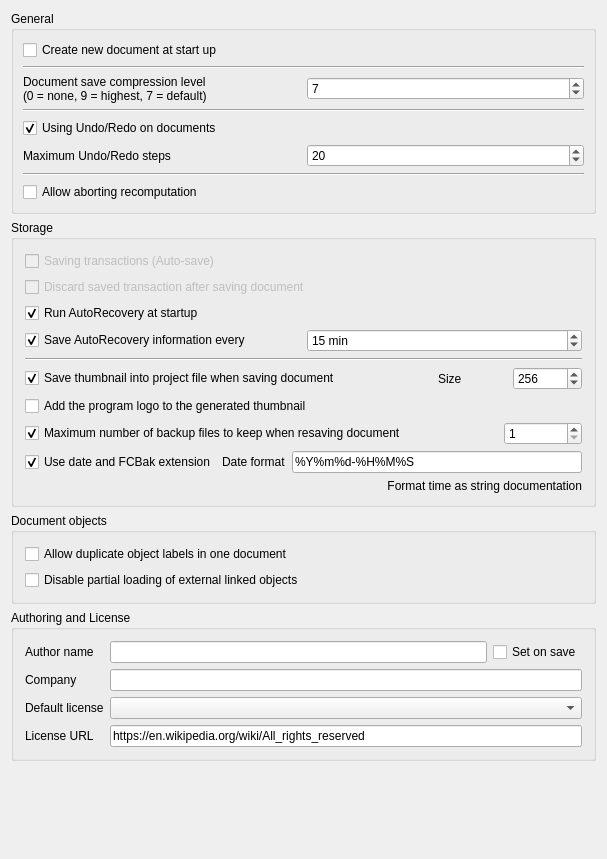
<?xml version="1.0" encoding="UTF-8"?>
<ui version="4.0">
 <class>Gui::Dialog::DlgSettingsDocument</class>
 <widget class="QWidget" name="Gui::Dialog::DlgSettingsDocument">
  <property name="geometry">
   <rect>
    <x>0</x>
    <y>0</y>
    <width>607</width>
    <height>859</height>
   </rect>
  </property>
  <property name="windowTitle">
   <string>Document</string>
  </property>
  <layout class="QGridLayout" name="gridLayout_3">
   <item row="0" column="0">
    <widget class="QGroupBox" name="GroupBox5">
     <property name="title">
      <string>General</string>
     </property>
     <layout class="QGridLayout" name="gridLayout_4">
      <property name="leftMargin">
       <number>9</number>
      </property>
      <property name="topMargin">
       <number>9</number>
      </property>
      <property name="rightMargin">
       <number>9</number>
      </property>
      <property name="bottomMargin">
       <number>9</number>
      </property>
      <property name="spacing">
       <number>6</number>
      </property>
      <item row="0" column="0">
       <widget class="Gui::PrefCheckBox" name="prefCheckNewDoc">
        <property name="toolTip">
         <string>The application will create a new document when started</string>
        </property>
        <property name="text">
         <string>Create new document at start up</string>
        </property>
        <property name="checked">
         <bool>false</bool>
        </property>
        <property name="prefEntry" stdset="0">
         <cstring>CreateNewDoc</cstring>
        </property>
        <property name="prefPath" stdset="0">
         <cstring>Document</cstring>
        </property>
       </widget>
      </item>
      <item row="1" column="0">
       <widget class="Line" name="line1">
        <property name="frameShape">
         <enum>QFrame::HLine</enum>
        </property>
        <property name="frameShadow">
         <enum>QFrame::Sunken</enum>
        </property>
        <property name="orientation">
         <enum>Qt::Horizontal</enum>
        </property>
       </widget>
      </item>
      <item row="2" column="0">
       <layout class="QHBoxLayout">
        <property name="spacing">
         <number>6</number>
        </property>
        <property name="leftMargin">
         <number>0</number>
        </property>
        <property name="topMargin">
         <number>0</number>
        </property>
        <property name="rightMargin">
         <number>0</number>
        </property>
        <property name="bottomMargin">
         <number>0</number>
        </property>
        <item>
         <widget class="QLabel" name="textLabel1">
          <property name="text">
           <string>Document save compression level
(0 = none, 9 = highest, 7 = default)</string>
          </property>
         </widget>
        </item>
        <item>
         <widget class="Gui::PrefSpinBox" name="prefCompression">
          <property name="toolTip">
           <string>Compression level for FCStd files</string>
          </property>
          <property name="value">
           <number>7</number>
          </property>
          <property name="prefEntry" stdset="0">
           <cstring>CompressionLevel</cstring>
          </property>
          <property name="prefPath" stdset="0">
           <cstring>Document</cstring>
          </property>
         </widget>
        </item>
       </layout>
      </item>
      <item row="3" column="0">
       <widget class="Line" name="line1_2">
        <property name="frameShape">
         <enum>QFrame::HLine</enum>
        </property>
        <property name="frameShadow">
         <enum>QFrame::Sunken</enum>
        </property>
        <property name="orientation">
         <enum>Qt::Horizontal</enum>
        </property>
       </widget>
      </item>
      <item row="4" column="0">
       <widget class="Gui::PrefCheckBox" name="prefUndoRedo">
        <property name="toolTip">
         <string>All changes in documents are stored so that they can be undone/redone</string>
        </property>
        <property name="text">
         <string>Using Undo/Redo on documents</string>
        </property>
        <property name="checked">
         <bool>true</bool>
        </property>
        <property name="prefEntry" stdset="0">
         <cstring>UsingUndo</cstring>
        </property>
        <property name="prefPath" stdset="0">
         <cstring>Document</cstring>
        </property>
       </widget>
      </item>
      <item row="5" column="0">
       <layout class="QHBoxLayout">
        <property name="spacing">
         <number>6</number>
        </property>
        <property name="leftMargin">
         <number>0</number>
        </property>
        <property name="topMargin">
         <number>0</number>
        </property>
        <property name="rightMargin">
         <number>0</number>
        </property>
        <property name="bottomMargin">
         <number>0</number>
        </property>
        <item>
         <widget class="QLabel" name="textLabel1_2">
          <property name="text">
           <string>Maximum Undo/Redo steps</string>
          </property>
         </widget>
        </item>
        <item>
         <widget class="Gui::PrefSpinBox" name="prefUndoRedoSize">
          <property name="toolTip">
           <string>How many Undo/Redo steps should be recorded</string>
          </property>
          <property name="value">
           <number>20</number>
          </property>
          <property name="prefEntry" stdset="0">
           <cstring>MaxUndoSize</cstring>
          </property>
          <property name="prefPath" stdset="0">
           <cstring>Document</cstring>
          </property>
         </widget>
        </item>
       </layout>
      </item>
      <item row="6" column="0">
       <widget class="Line" name="line">
        <property name="orientation">
         <enum>Qt::Horizontal</enum>
        </property>
       </widget>
      </item>
      <item row="7" column="0">
       <widget class="Gui::PrefCheckBox" name="prefCanAbortRecompute">
        <property name="toolTip">
         <string>Allow user aborting document recomputation by pressing ESC.
This feature may slightly increase recomputation time.</string>
        </property>
        <property name="text">
         <string>Allow aborting recomputation</string>
        </property>
        <property name="prefEntry" stdset="0">
         <cstring>CanAbortRecompute</cstring>
        </property>
        <property name="prefPath" stdset="0">
         <cstring>Document</cstring>
        </property>
       </widget>
      </item>
     </layout>
    </widget>
   </item>
   <item row="1" column="0">
    <widget class="QGroupBox" name="groupBox">
     <property name="title">
      <string>Storage</string>
     </property>
     <layout class="QGridLayout" name="gridLayout_2">
      <item row="7" column="0">
       <layout class="QHBoxLayout">
        <property name="spacing">
         <number>6</number>
        </property>
        <property name="leftMargin">
         <number>0</number>
        </property>
        <property name="topMargin">
         <number>0</number>
        </property>
        <property name="rightMargin">
         <number>0</number>
        </property>
        <property name="bottomMargin">
         <number>0</number>
        </property>
        <item>
         <widget class="Gui::PrefCheckBox" name="prefSaveBackupFiles">
          <property name="toolTip">
           <string>How many backup files will be kept when saving document</string>
          </property>
          <property name="text">
           <string>Maximum number of backup files to keep when resaving document</string>
          </property>
          <property name="checked">
           <bool>true</bool>
          </property>
          <property name="prefEntry" stdset="0">
           <cstring>CreateBackupFiles</cstring>
          </property>
          <property name="prefPath" stdset="0">
           <cstring>Document</cstring>
          </property>
         </widget>
        </item>
        <item>
         <spacer>
          <property name="orientation">
           <enum>Qt::Horizontal</enum>
          </property>
          <property name="sizeType">
           <enum>QSizePolicy::Maximum</enum>
          </property>
          <property name="sizeHint" stdset="0">
           <size>
            <width>91</width>
            <height>20</height>
           </size>
          </property>
         </spacer>
        </item>
        <item>
         <widget class="Gui::PrefSpinBox" name="prefCountBackupFiles">
          <property name="minimum">
           <number>1</number>
          </property>
          <property name="prefEntry" stdset="0">
           <cstring>CountBackupFiles</cstring>
          </property>
          <property name="prefPath" stdset="0">
           <cstring>Document</cstring>
          </property>
         </widget>
        </item>
       </layout>
      </item>
      <item row="2" column="0">
       <widget class="Gui::PrefCheckBox" name="prefRecovery">
        <property name="toolTip">
         <string>If there is a recovery file available the application will
automatically run a file recovery when it is started.</string>
        </property>
        <property name="text">
         <string>Run AutoRecovery at startup</string>
        </property>
        <property name="checked">
         <bool>true</bool>
        </property>
        <property name="prefEntry" stdset="0">
         <cstring>RecoveryEnabled</cstring>
        </property>
        <property name="prefPath" stdset="0">
         <cstring>Document</cstring>
        </property>
       </widget>
      </item>
      <item row="0" column="0">
       <widget class="Gui::PrefCheckBox" name="prefSaveTransaction">
        <property name="enabled">
         <bool>false</bool>
        </property>
        <property name="text">
         <string>Saving transactions (Auto-save)</string>
        </property>
        <property name="prefEntry" stdset="0">
         <cstring>SaveTransactions</cstring>
        </property>
        <property name="prefPath" stdset="0">
         <cstring>Document</cstring>
        </property>
       </widget>
      </item>
      <item row="4" column="0">
       <widget class="Line" name="line1_2_3">
        <property name="frameShape">
         <enum>QFrame::HLine</enum>
        </property>
        <property name="frameShadow">
         <enum>QFrame::Sunken</enum>
        </property>
        <property name="orientation">
         <enum>Qt::Horizontal</enum>
        </property>
       </widget>
      </item>
      <item row="5" column="0">
       <layout class="QHBoxLayout" name="horizontalLayout_3">
        <property name="leftMargin">
         <number>0</number>
        </property>
        <property name="topMargin">
         <number>0</number>
        </property>
        <item>
         <widget class="Gui::PrefCheckBox" name="prefSaveThumbnail">
          <property name="toolTip">
           <string>A thumbnail will be stored when document is saved</string>
          </property>
          <property name="text">
           <string>Save thumbnail into project file when saving document</string>
          </property>
          <property name="checked">
           <bool>true</bool>
          </property>
          <property name="prefEntry" stdset="0">
           <cstring>SaveThumbnail</cstring>
          </property>
          <property name="prefPath" stdset="0">
           <cstring>Document</cstring>
          </property>
         </widget>
        </item>
        <item>
         <spacer>
          <property name="orientation">
           <enum>Qt::Horizontal</enum>
          </property>
          <property name="sizeType">
           <enum>QSizePolicy::Maximum</enum>
          </property>
          <property name="sizeHint" stdset="0">
           <size>
            <width>91</width>
            <height>20</height>
           </size>
          </property>
         </spacer>
        </item>
        <item>
         <widget class="QLabel" name="label_6">
          <property name="text">
           <string>Size</string>
          </property>
         </widget>
        </item>
        <item>
         <widget class="Gui::PrefSpinBox" name="prefThumbnailSize">
          <property name="toolTip">
           <string>Sets the size of the thumbnail that is stored in the document.
Common sizes are 128, 256 and 512</string>
          </property>
          <property name="minimum">
           <number>64</number>
          </property>
          <property name="maximum">
           <number>512</number>
          </property>
          <property name="value">
           <number>256</number>
          </property>
          <property name="prefEntry" stdset="0">
           <cstring>ThumbnailSize</cstring>
          </property>
          <property name="prefPath" stdset="0">
           <cstring>Document</cstring>
          </property>
         </widget>
        </item>
       </layout>
      </item>
      <item row="3" column="0">
       <layout class="QHBoxLayout" name="horizontalLayout">
        <item>
         <widget class="Gui::PrefCheckBox" name="prefAutoSaveEnabled">
          <property name="toolTip">
           <string>How often a recovery file is written</string>
          </property>
          <property name="text">
           <string>Save AutoRecovery information every</string>
          </property>
          <property name="checked">
           <bool>true</bool>
          </property>
          <property name="prefEntry" stdset="0">
           <cstring>AutoSaveEnabled</cstring>
          </property>
          <property name="prefPath" stdset="0">
           <cstring>Document</cstring>
          </property>
         </widget>
        </item>
        <item>
         <widget class="Gui::PrefSpinBox" name="prefAutoSaveTimeout">
          <property name="suffix">
           <string notr="true"> min</string>
          </property>
          <property name="minimum">
           <number>1</number>
          </property>
          <property name="maximum">
           <number>60</number>
          </property>
          <property name="value">
           <number>15</number>
          </property>
          <property name="prefEntry" stdset="0">
           <cstring>AutoSaveTimeout</cstring>
          </property>
          <property name="prefPath" stdset="0">
           <cstring>Document</cstring>
          </property>
         </widget>
        </item>
       </layout>
      </item>
      <item row="8" column="0">
       <layout class="QHBoxLayout">
        <property name="spacing">
         <number>6</number>
        </property>
        <property name="leftMargin">
         <number>0</number>
        </property>
        <property name="topMargin">
         <number>0</number>
        </property>
        <property name="rightMargin">
         <number>0</number>
        </property>
        <property name="bottomMargin">
         <number>0</number>
        </property>
        <item>
         <widget class="Gui::PrefCheckBox" name="prefSaveBackupExtension">
          <property name="toolTip">
           <string>Backup files will get extension '.FCbak' and file names
get date suffix according to the specified format</string>
          </property>
          <property name="text">
           <string>Use date and FCBak extension</string>
          </property>
          <property name="checked">
           <bool>true</bool>
          </property>
          <property name="prefEntry" stdset="0">
           <cstring>UseFCBakExtension</cstring>
          </property>
          <property name="prefPath" stdset="0">
           <cstring>Document</cstring>
          </property>
         </widget>
        </item>
        <item>
         <widget class="QLabel" name="label_5">
          <property name="text">
           <string>Date format</string>
          </property>
         </widget>
        </item>
        <item>
         <widget class="Gui::PrefLineEdit" name="prefSaveBackupDateFormat">
          <property name="text">
           <string notr="true">%Y%m%d-%H%M%S</string>
          </property>
          <property name="prefEntry" stdset="0">
           <cstring>SaveBackupDateFormat</cstring>
          </property>
          <property name="prefPath" stdset="0">
           <cstring>Document</cstring>
          </property>
         </widget>
        </item>
       </layout>
      </item>
      <item row="1" column="0">
       <widget class="Gui::PrefCheckBox" name="prefDiscardTransaction">
        <property name="enabled">
         <bool>false</bool>
        </property>
        <property name="text">
         <string>Discard saved transaction after saving document</string>
        </property>
        <property name="prefEntry" stdset="0">
         <cstring>TransactionsDiscard</cstring>
        </property>
        <property name="prefPath" stdset="0">
         <cstring>Document</cstring>
        </property>
       </widget>
      </item>
      <item row="6" column="0">
       <widget class="Gui::PrefCheckBox" name="prefAddLogo">
        <property name="toolTip">
         <string>The program logo will be added to the thumbnail</string>
        </property>
        <property name="text">
         <string>Add the program logo to the generated thumbnail</string>
        </property>
        <property name="checked">
         <bool>false</bool>
        </property>
        <property name="prefEntry" stdset="0">
         <cstring>AddThumbnailLogo</cstring>
        </property>
        <property name="prefPath" stdset="0">
         <cstring>Document</cstring>
        </property>
       </widget>
      </item>
      <item row="9" column="0">
       <widget class="Gui::UrlLabel" name="urlLabel">
        <property name="text">
         <string>Format time as string documentation</string>
        </property>
        <property name="alignment">
         <set>Qt::AlignRight|Qt::AlignTrailing|Qt::AlignVCenter</set>
        </property>
        <property name="url">
         <string>https://cplusplus.com/reference/ctime/strftime/</string>
        </property>
       </widget>
      </item>
     </layout>
    </widget>
   </item>
   <item row="2" column="0">
    <widget class="QGroupBox" name="groupBox_2">
     <property name="title">
      <string>Document objects</string>
     </property>
     <layout class="QGridLayout" name="gridLayout">
      <item row="0" column="0">
       <widget class="Gui::PrefCheckBox" name="prefDuplicateLabel">
        <property name="toolTip">
         <string>Allow objects to have same label</string>
        </property>
        <property name="text">
         <string>Allow duplicate object labels in one document</string>
        </property>
        <property name="prefEntry" stdset="0">
         <cstring>DuplicateLabels</cstring>
        </property>
        <property name="prefPath" stdset="0">
         <cstring>Document</cstring>
        </property>
       </widget>
      </item>
      <item row="1" column="0">
       <widget class="Gui::PrefCheckBox" name="prefPartialLoading">
        <property name="toolTip">
         <string>Enable partial loading of external linked documents.
Then only referenced objects and their dependencies will be loaded
when a linked document is auto-opened together with the main document.
A partially loaded document cannot be edited. Double click the document
icon in the tree view to fully reload it.</string>
        </property>
        <property name="text">
         <string>Disable partial loading of external linked objects</string>
        </property>
        <property name="prefEntry" stdset="0">
         <cstring>NoPartialLoading</cstring>
        </property>
        <property name="prefPath" stdset="0">
         <cstring>Document</cstring>
        </property>
       </widget>
      </item>
     </layout>
    </widget>
   </item>
   <item row="3" column="0">
    <widget class="QGroupBox" name="groupBox_3">
     <property name="title">
      <string>Authoring and License</string>
     </property>
     <layout class="QGridLayout" name="gridLayout_5">
      <item row="0" column="0">
       <widget class="QLabel" name="label_3">
        <property name="text">
         <string>Author name</string>
        </property>
       </widget>
      </item>
      <item row="0" column="1">
       <widget class="Gui::PrefLineEdit" name="prefAuthor">
        <property name="toolTip">
         <string>All documents that will be created will get the specified author name.
Keep blank for anonymous.
You can also use the form: John Doe &lt;john@doe.com&gt;</string>
        </property>
        <property name="prefEntry" stdset="0">
         <cstring>prefAuthor</cstring>
        </property>
        <property name="prefPath" stdset="0">
         <cstring>Document</cstring>
        </property>
       </widget>
      </item>
      <item row="0" column="2">
       <widget class="Gui::PrefCheckBox" name="prefSetAuthorOnSave">
        <property name="toolTip">
         <string>The field 'Last modified by' will be set to specified author when saving the file</string>
        </property>
        <property name="text">
         <string>Set on save</string>
        </property>
        <property name="prefEntry" stdset="0">
         <cstring>prefSetAuthorOnSave</cstring>
        </property>
        <property name="prefPath" stdset="0">
         <cstring>Document</cstring>
        </property>
       </widget>
      </item>
      <item row="1" column="0">
       <widget class="QLabel" name="label_4">
        <property name="text">
         <string>Company</string>
        </property>
       </widget>
      </item>
      <item row="1" column="1" colspan="2">
       <widget class="Gui::PrefLineEdit" name="prefCompany">
        <property name="toolTip">
         <string>Default company name to use for new files</string>
        </property>
        <property name="prefEntry" stdset="0">
         <cstring>prefCompany</cstring>
        </property>
        <property name="prefPath" stdset="0">
         <cstring>Document</cstring>
        </property>
       </widget>
      </item>
      <item row="2" column="0">
       <widget class="QLabel" name="label">
        <property name="text">
         <string>Default license</string>
        </property>
       </widget>
      </item>
      <item row="2" column="1" colspan="2">
       <widget class="Gui::PrefComboBox" name="prefLicenseType">
        <property name="enabled">
         <bool>true</bool>
        </property>
        <property name="toolTip">
         <string>Default license for new documents</string>
        </property>
        <property name="editable">
         <bool>false</bool>
        </property>
        <property name="prefEntry" stdset="0">
         <cstring>prefLicenseType</cstring>
        </property>
        <property name="prefPath" stdset="0">
         <cstring>Document</cstring>
        </property>
       </widget>
      </item>
      <item row="3" column="0">
       <widget class="QLabel" name="label_2">
        <property name="text">
         <string>License URL</string>
        </property>
       </widget>
      </item>
      <item row="3" column="1" colspan="2">
       <widget class="Gui::PrefLineEdit" name="prefLicenseUrl">
        <property name="toolTip">
         <string>URL describing more about the license</string>
        </property>
        <property name="text">
         <string notr="true">https://en.wikipedia.org/wiki/All_rights_reserved</string>
        </property>
        <property name="readOnly">
         <bool>false</bool>
        </property>
        <property name="prefEntry" stdset="0">
         <cstring>prefLicenseUrl</cstring>
        </property>
        <property name="prefPath" stdset="0">
         <cstring>Document</cstring>
        </property>
       </widget>
      </item>
     </layout>
    </widget>
   </item>
   <item row="4" column="0">
    <spacer>
     <property name="orientation">
      <enum>Qt::Vertical</enum>
     </property>
     <property name="sizeHint" stdset="0">
      <size>
       <width>429</width>
       <height>37</height>
      </size>
     </property>
    </spacer>
   </item>
  </layout>
 </widget>
 <layoutdefault spacing="6" margin="11"/>
 <customwidgets>
  <customwidget>
   <class>Gui::UrlLabel</class>
   <extends>QLabel</extends>
   <header>Gui/Widgets.h</header>
  </customwidget>
  <customwidget>
   <class>Gui::PrefSpinBox</class>
   <extends>QSpinBox</extends>
   <header>Gui/PrefWidgets.h</header>
  </customwidget>
  <customwidget>
   <class>Gui::PrefCheckBox</class>
   <extends>QCheckBox</extends>
   <header>Gui/PrefWidgets.h</header>
  </customwidget>
  <customwidget>
   <class>Gui::PrefComboBox</class>
   <extends>QComboBox</extends>
   <header>Gui/PrefWidgets.h</header>
  </customwidget>
  <customwidget>
   <class>Gui::PrefLineEdit</class>
   <extends>QLineEdit</extends>
   <header>Gui/PrefWidgets.h</header>
  </customwidget>
 </customwidgets>
 <resources/>
 <connections>
  <connection>
   <sender>prefSaveBackupFiles</sender>
   <signal>toggled(bool)</signal>
   <receiver>prefCountBackupFiles</receiver>
   <slot>setEnabled(bool)</slot>
   <hints>
    <hint type="sourcelabel">
     <x>150</x>
     <y>525</y>
    </hint>
    <hint type="destinationlabel">
     <x>584</x>
     <y>527</y>
    </hint>
   </hints>
  </connection>
  <connection>
   <sender>prefAutoSaveEnabled</sender>
   <signal>toggled(bool)</signal>
   <receiver>prefAutoSaveTimeout</receiver>
   <slot>setEnabled(bool)</slot>
   <hints>
    <hint type="sourcelabel">
     <x>218</x>
     <y>385</y>
    </hint>
    <hint type="destinationlabel">
     <x>582</x>
     <y>387</y>
    </hint>
   </hints>
  </connection>
  <connection>
   <sender>prefSaveBackupFiles</sender>
   <signal>toggled(bool)</signal>
   <receiver>prefSaveBackupExtension</receiver>
   <slot>setEnabled(bool)</slot>
   <hints>
    <hint type="sourcelabel">
     <x>280</x>
     <y>525</y>
    </hint>
    <hint type="destinationlabel">
     <x>204</x>
     <y>559</y>
    </hint>
   </hints>
  </connection>
  <connection>
   <sender>prefSaveBackupFiles</sender>
   <signal>toggled(bool)</signal>
   <receiver>prefSaveBackupDateFormat</receiver>
   <slot>setEnabled(bool)</slot>
   <hints>
    <hint type="sourcelabel">
     <x>326</x>
     <y>525</y>
    </hint>
    <hint type="destinationlabel">
     <x>584</x>
     <y>560</y>
    </hint>
   </hints>
  </connection>
  <connection>
   <sender>prefSaveThumbnail</sender>
   <signal>toggled(bool)</signal>
   <receiver>prefThumbnailSize</receiver>
   <slot>setEnabled(bool)</slot>
   <hints>
    <hint type="sourcelabel">
     <x>313</x>
     <y>412</y>
    </hint>
    <hint type="destinationlabel">
     <x>398</x>
     <y>452</y>
    </hint>
   </hints>
  </connection>
 </connections>
</ui>
